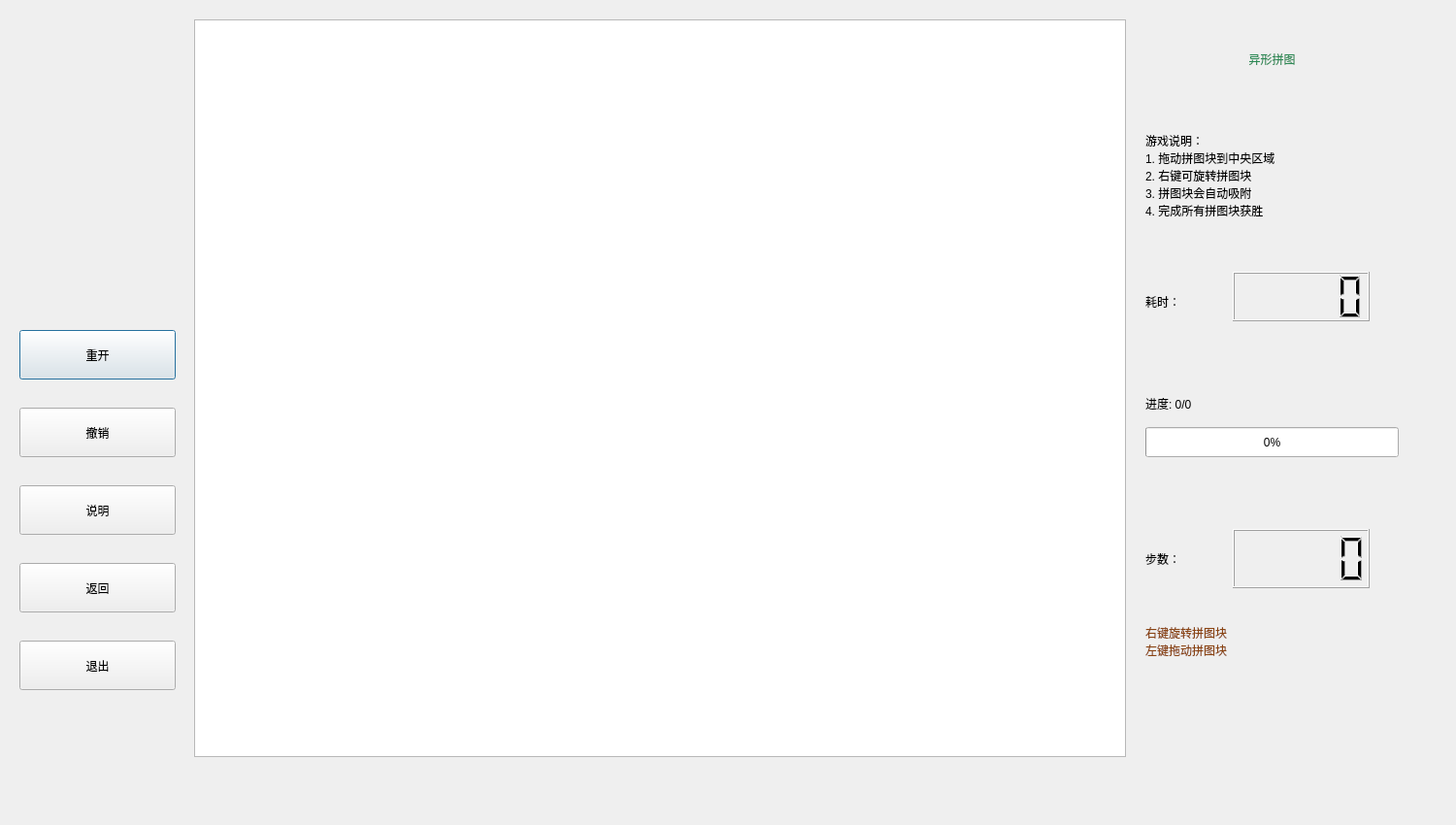
<?xml version="1.0" encoding="UTF-8"?>
<ui version="4.0">
 <class>IrregularPuzzle</class>
 <widget class="QDialog" name="IrregularPuzzle">
  <property name="geometry">
   <rect>
    <x>0</x>
    <y>0</y>
    <width>1500</width>
    <height>850</height>
   </rect>
  </property>
  <property name="minimumSize">
   <size>
    <width>1500</width>
    <height>800</height>
   </size>
  </property>
  <property name="maximumSize">
   <size>
    <width>2000</width>
    <height>2000</height>
   </size>
  </property>
  <property name="contextMenuPolicy">
   <enum>Qt::ContextMenuPolicy::PreventContextMenu</enum>
  </property>
  <property name="windowTitle">
   <string>异形拼图游戏</string>
  </property>
  <widget class="QPushButton" name="btnRestart">
   <property name="geometry">
    <rect>
     <x>20</x>
     <y>340</y>
     <width>161</width>
     <height>51</height>
    </rect>
   </property>
   <property name="styleSheet">
    <string notr="true">font: 25pt &quot;Arial Unicode MS&quot;;</string>
   </property>
   <property name="text">
    <string>重开</string>
   </property>
  </widget>
  <widget class="QLabel" name="label">
   <property name="geometry">
    <rect>
     <x>1180</x>
     <y>545</y>
     <width>121</width>
     <height>61</height>
    </rect>
   </property>
   <property name="styleSheet">
    <string notr="true">font: 25pt &quot;Arial Unicode MS&quot;;</string>
   </property>
   <property name="text">
    <string>步数：</string>
   </property>
   <property name="textFormat">
    <enum>Qt::TextFormat::PlainText</enum>
   </property>
  </widget>
  <widget class="QLCDNumber" name="lcdStep_2">
   <property name="geometry">
    <rect>
     <x>1270</x>
     <y>280</y>
     <width>141</width>
     <height>51</height>
    </rect>
   </property>
   <property name="digitCount">
    <number>5</number>
   </property>
  </widget>
  <widget class="QPushButton" name="btnBack">
   <property name="geometry">
    <rect>
     <x>20</x>
     <y>580</y>
     <width>161</width>
     <height>51</height>
    </rect>
   </property>
   <property name="styleSheet">
    <string notr="true">font: 25pt &quot;Arial Unicode MS&quot;;</string>
   </property>
   <property name="text">
    <string>返回</string>
   </property>
  </widget>
  <widget class="QLabel" name="time_labl">
   <property name="geometry">
    <rect>
     <x>1180</x>
     <y>280</y>
     <width>121</width>
     <height>61</height>
    </rect>
   </property>
   <property name="styleSheet">
    <string notr="true">font: 25pt &quot;Arial Unicode MS&quot;;</string>
   </property>
   <property name="text">
    <string>耗时：</string>
   </property>
   <property name="textFormat">
    <enum>Qt::TextFormat::PlainText</enum>
   </property>
  </widget>
  <widget class="QPushButton" name="btnShowImage">
   <property name="geometry">
    <rect>
     <x>20</x>
     <y>500</y>
     <width>161</width>
     <height>51</height>
    </rect>
   </property>
   <property name="styleSheet">
    <string notr="true">font: 25pt &quot;Arial Unicode MS&quot;;</string>
   </property>
   <property name="text">
    <string>说明</string>
   </property>
  </widget>
  <widget class="QPushButton" name="btnUndo">
   <property name="geometry">
    <rect>
     <x>20</x>
     <y>420</y>
     <width>161</width>
     <height>51</height>
    </rect>
   </property>
   <property name="styleSheet">
    <string notr="true">font: 25pt &quot;Arial Unicode MS&quot;;</string>
   </property>
   <property name="text">
    <string>撤销</string>
   </property>
  </widget>
  <widget class="QGraphicsView" name="graphicsView">
   <property name="geometry">
    <rect>
     <x>200</x>
     <y>20</y>
     <width>960</width>
     <height>760</height>
    </rect>
   </property>
   <property name="frameShape">
    <enum>QFrame::StyledPanel</enum>
   </property>
   <property name="frameShadow">
    <enum>QFrame::Sunken</enum>
   </property>
  </widget>
  <widget class="QLCDNumber" name="lcdStep">
   <property name="geometry">
    <rect>
     <x>1270</x>
     <y>545</y>
     <width>141</width>
     <height>61</height>
    </rect>
   </property>
   <property name="digitCount">
    <number>5</number>
   </property>
  </widget>
  <widget class="QLabel" name="labelProgress">
   <property name="geometry">
    <rect>
     <x>1180</x>
     <y>400</y>
     <width>261</width>
     <height>31</height>
    </rect>
   </property>
   <property name="styleSheet">
    <string notr="true">font: 16pt &quot;Arial Unicode MS&quot;;</string>
   </property>
   <property name="text">
    <string>进度: 0/0</string>
   </property>
  </widget>
  <widget class="QProgressBar" name="progressBar">
   <property name="geometry">
    <rect>
     <x>1180</x>
     <y>440</y>
     <width>261</width>
     <height>31</height>
    </rect>
   </property>
   <property name="value">
    <number>0</number>
   </property>
  </widget>
  <widget class="QLabel" name="labelTitle">
   <property name="geometry">
    <rect>
     <x>1180</x>
     <y>40</y>
     <width>261</width>
     <height>41</height>
    </rect>
   </property>
   <property name="styleSheet">
    <string notr="true">font: 24pt &quot;Arial Unicode MS&quot;; color: #2E8B57;</string>
   </property>
   <property name="text">
    <string>异形拼图</string>
   </property>
   <property name="alignment">
    <set>Qt::AlignCenter</set>
   </property>
  </widget>
  <widget class="QLabel" name="labelHint">
   <property name="geometry">
    <rect>
     <x>1180</x>
     <y>100</y>
     <width>261</width>
     <height>161</height>
    </rect>
   </property>
   <property name="styleSheet">
    <string notr="true">font: 14pt &quot;Arial Unicode MS&quot;;</string>
   </property>
   <property name="text">
    <string>游戏说明：
1. 拖动拼图块到中央区域
2. 右键可旋转拼图块
3. 拼图块会自动吸附
4. 完成所有拼图块获胜</string>
   </property>
   <property name="wordWrap">
    <bool>true</bool>
   </property>
  </widget>
  <widget class="QLabel" name="labelRotationHint">
   <property name="geometry">
    <rect>
     <x>1180</x>
     <y>620</y>
     <width>261</width>
     <height>81</height>
    </rect>
   </property>
   <property name="styleSheet">
    <string notr="true">font: 14pt &quot;Arial Unicode MS&quot;; color: #8B4513;</string>
   </property>
   <property name="text">
    <string>右键旋转拼图块
左键拖动拼图块</string>
   </property>
   <property name="wordWrap">
    <bool>true</bool>
   </property>
  </widget>
  <widget class="QPushButton" name="btnReturn">
   <property name="geometry">
    <rect>
     <x>20</x>
     <y>660</y>
     <width>161</width>
     <height>51</height>
    </rect>
   </property>
   <property name="styleSheet">
    <string notr="true">font: 25pt &quot;Arial Unicode MS&quot;;</string>
   </property>
   <property name="text">
    <string>退出</string>
   </property>
  </widget>
 </widget>
 <resources/>
 <connections/>
</ui>
